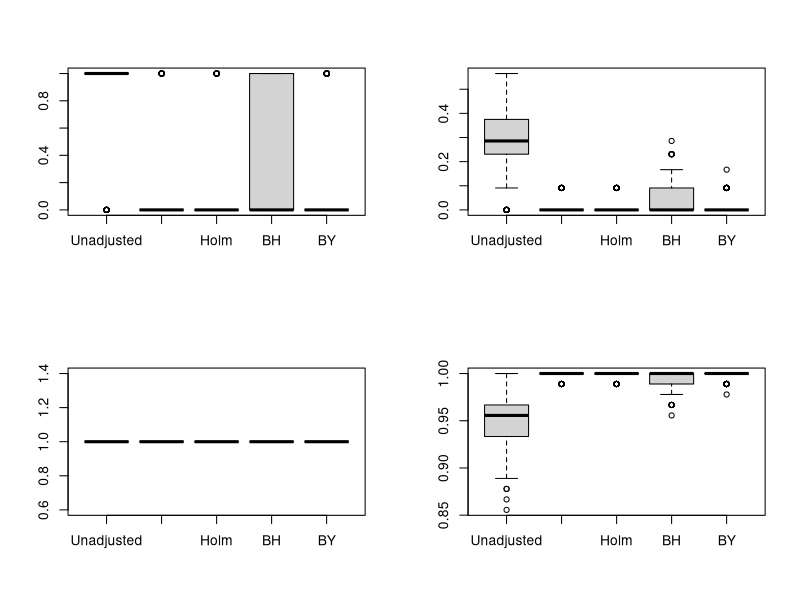

Reproduce this figure in R.
## STATS506 Fall 2018 
## Problem Set 3 Q1
##
## This R script documents a Monte Carlo study in R
## to compare the performance of different methods that 
## adjust for multiple comparisons. 
##
## Author: Ruirui Zhang, ruiruiz@umich.edu
## Updated: November 10, 2018 - Last modified date

#! Limit lines to 80 characters with rare exceptions. 
# 80: -------------------------------------------------------------------------

# Remove objects from current environment
rm(list = ls())
ls()

# libraries: ------------------------------------------------------------------


# Load Libraries --------------------------------------------------------------

if (!require("dplyr")) {
  install.packages('dplyr')
  library("dplyr")
}

if (!require("tidyr")) {
  install.packages('tidyr')
  library("tidyr")
}

if (!require("MASS")) {
  install.packages('MASS')
  library("MASS")
}

if (!require("ggplot2")) {
  install.packages('ggplot2')
  library("ggplot2")
}

if (!require("data.table")) {
  install.packages('data.table')
  library("data.table")
}


# Q2a: ------------------------------------------------------------------------
#      Write a function that accepts matrices X and beta and
#      returns a p by mc_rep matrix of p-values corresponding to 
#      p-values for the hypothesis tests: 
#      H0: beta_i = 0, H1: beta_i != 0
#
#      In addition to X and beta, your function should have arguments
#      sigma and mc_rep controlling 
#      the error variance of Y and number of Monte Carlo replicates.
#
# Q2a: Write function----------------------------------------------------------

pValue_matrix = function(X, beta, sigma, mc_rep) {
  # (0) generate Y 
  n = dim(X)[1]
  p = dim(X)[2]
  
  set.seed(123)
  Y = mvrnorm(n = mc_rep, 
              mu = as.vector(X %*% beta), 
              Sigma = diag(sigma, nrow = n, ncol = n)) 
  dim(Y) # mc_rep * n
  Y = t(Y)
  dim(Y) # n * mc_rep
  
  # (i) compute beta hat
  ## compute the QR decomposition
  QR = qr(t(X) %*% X)
  Q = qr.Q(QR)
  R = qr.R(QR)
  
  ## compute the beta_qrXX
  beta_qrXX = solve(R, t(Q) %*% t(X) %*% Y)
  dim(beta_qrXX) # p * mc_rep
  
  # (ii) estimate the error variance for each Monte Carlo trial

  ## compute Y_hat
  Y_hat = X %*% beta_qrXX
  dim(Y_hat) # n * mc_rep
  
  ## compute estimated error variance
  sigma2_hat = 1/(n-p) * colSums((Y - Y_hat)^2)
  length(sigma2_hat) # mc_rep
  
  # (iii) find the variance of beta_hat
  ## qr decomposition of t(X)* X
  QR = qr(t(X) %*% X)
  Q = qr.Q(QR)
  R = qr.R(QR)
  
  ## variance of beta_hat
  ### inverse of t(X) %*% X
  c_XX = chol(t(X) %*% X)
  invXX = chol2inv(c_XX)
  dim(invXX) # p * p
  
  ### list of var(beta_hat) for each mc_rep
  v = list()
  for(i in 1:mc_rep){v[[i]] = sigma2_hat[i]* invXX }
  length(v) # mc_rep
  dim(v[[1]]) # p * p

  
  # (iv) p-value
  z = list()
  p_value = list()
  for(i in 1:mc_rep) {
    # for each mc_rep
    z[[i]] = beta_qrXX[,i] / sqrt(diag(v[[i]]))
    p_value[[i]] = 2*(1 - pnorm(abs(z[[i]]), 0, 1))
  }
  
  length(z) # mc_rep
  length(z[[1]]) # p * mc_rep
  length(p_value) #mc_rep
  length(p_value[[1]]) # p * mc_rep
  
  class(p_value) 
  
  out = matrix(unlist(p_value), nrow = length(p_value[[1]]), ncol = length(p_value))
  dim(out) # p * mc_rep
  
  return(list(p_val = out, beta_hat = beta_qrXX))
}

# Q2a: Test--------------------------------------------------------------------
# define variables
mc_rep = 3
n = 1000
p = 100
beta = c(rep(1,10), rep(0, p-10))

sigma = 10
I = diag(x = 1, nrow = n, ncol = n)
sigma_X = matrix(data = 0, nrow = p, ncol = p); diag(sigma_X) = 1
sigma_Y = sigma * I

X = mvrnorm(n = n, mu = rep(0, p), Sigma = sigma_X)

set.seed(123)
Y = mvrnorm(n = mc_rep, 
            mu = as.vector(X %*% beta), 
            Sigma = sigma_Y)

# calculate p-value using function pValue_matrix
p_fct_qr = pValue_matrix(X, beta, sigma, mc_rep)


# Q2a: Check-------------------------------------------------------------------

check = list()
for(i in 1: mc_rep){
  # calculate p-value using lm()
  fit = lm(Y[i,] ~ 0 + X); #summary(fit)
  p_lm = summary(fit)$coefficients[,4]
  
  
  # check beta_hat
  beta_fct = p_fct_qr[[2]][,i] 
  beta_lm = coef(fit)
  
  # check p-value
  p_fct = p_fct_qr[[1]][,i] 
  p_lm
  
  # add to check list
  check[[i]] = list(compare_beta_hat = cbind(fct = beta_fct,
                                             lm = beta_lm,
                                             diff = beta_fct - beta_lm),
                    compare_p_value = cbind(fct = p_fct,
                                            lm = p_lm,
                                            diff = p_fct - p_lm))
}

# Q2a: print check ------------------------------------------------------------
check



# Q2b: ------------------------------------------------------------------------
#      Choose sigma_X and simga_Y as you like.
#      Use the Cholesky factorization of sigma_X to generate a single X.
#      Pass X, beta and sigma_Y to your function from the previous part. 
#
#
# Q2b: Define variables--------------------------------------------------------

mc_rep = 500
n = 1000
p = 100
beta = c(rep(1,10), rep(0, p-10))

sigma = 10
I = diag(x = 1, nrow = n, ncol = n)
sigma_X = matrix(data = 0, nrow = p, ncol = p); diag(sigma_X) = 1
sigma_Y = sigma * I

# Q2b: Cholesky factorization of sigma_X---------------------------------------
R = chol(sigma_X)

# generate a single X
set.seed(123)
X = mvrnorm( n = n, mu = rep(0, p), Sigma = R)
dim(X)

# Q2b: Calculate p-value using function pValue_matrix--------------------------
p_fct_ch = pValue_matrix(X, beta, sigma, mc_rep)
p_fct_ch


# Q2c: ------------------------------------------------------------------------
#      Write a function 'evaluate' that 
#      takes your results; and 
#      a set of indices where beta != 0; an d
#      returns Monte Carlo estimates for the following quantities:
#        1. The family wise error rate: FWER
#        2. The false discovery rate: FDR
#        3. The sensitivity: Sensi
#        4. The specificity: Speci
#

# Q2c: function evaluate-------------------------------------------------------
list_measure = c("FWER", "FDR", "Sensi", "Speci")
evaluate = function(result, Ibeta, alpha){
  
  n = length(Ibeta)
  
  # True 
  Ibeta
  
  # Positive
  Rbeta = result< alpha
  
  TP = Ibeta * Rbeta
  TN = (1 - Ibeta) * (1 - Rbeta)
  FP = (1 - Ibeta) * Rbeta
  FN = Ibeta * (1 - Rbeta)
  cbind(colSums(TP), colSums(TN), colSums(FP), colSums(FN))
  
  # 1. The family wise error rate
  FWER = 1L * (colSums(Rbeta * (1 - Ibeta)) > 0)
  
  # 2. The false discovery rate
  FDR = colSums(FP) / colSums(TP+FP) 
  
  # 3. The sensitivity: (+ve|true) / 
  Sensi = colSums(TP) / max(1, colSums(TP + FN))
  
  # 4. The specificity
  Speci = colSums(TN) / max(1, colSums(TN + FP))
  
  # output
  output = round(cbind(FWER, FDR, Sensi, Speci),4)
  return(output)
} 

# Q2c: test function evaluate--------------------------------------------------
result = p_fct_qr[[1]]
Ibeta = beta
names(p_fct_qr)

evaluate(result, Ibeta, 0.05)


# Q2d: ------------------------------------------------------------------------
# Q2d: Apply your function from the previous part to 
#      the matrix of uncorrected P-values generated in part B
#      Use the function p.adjust() 
#      to correct these p-values for multiple comparisons using 
#        1. Bonferroni
#        2. Holm
#        3. BH (Benjamini-Hochberg)
#        4. BY
#     Use your evaluate() function for each set of adjusted p-values
#

# Q2d: list of adjustment method-----------------------------------------------
list_method = c("bonferroni", "holm", "BH", "BY")

list_p_value = p_fct_ch$p_val
dim(list_p_value) # n * mc_rep

# define variables
Ibeta = beta
alpha = 0.05

# Q2d: calculated adjusted P---------------------------------------------------


p_set = list()

p_set[[1]] = evaluate(list_p_value, Ibeta, alpha)

for(i in 1:length(list_method)){ # for each method
  
  method = list_method[i]
  adj_p_value = list_p_value
  
  for(j in 1: dim(list_p_value)[2]){ # for each mc_rep
    
    p_value = list_p_value[,j]
    adj_p_value[,j] = p.adjust(p_value, method)
  }
  
  p_set[[i+1]] = evaluate(adj_p_value, Ibeta, alpha)
}

names(p_set) = c("unadjusted", list_method)
p_set


# Q2e: ------------------------------------------------------------------------
# Q2e: Produce one or more nicely formatted graphs or tables
#      reporting your results. 
#      Briefly discuss what you found. 
#
#

#print check (mc_rep = 2)
check


#***********************************************************************
# combine test results under each p-value adj. method
gather_result = data.frame(p_set[1:5]) %>%
  gather( factor_key = TRUE) %>%
  group_by(key) %>%
  mutate(mc_rep = seq(1:n())) 


# new tibble for each test
test_name = colnames(p_set[[1]])
test_result = list()
for(name in test_name){
  test_result[[name]] =  gather_result[grep(name, gather_result$key),]
}

# plot 
par(mfrow = c(2,2))
for(i in 1:length(test_result)){
  temp = spread(test_result[[i]], key = key, value = value)
  names(temp) = c("Simulation ID", 
                  "Unadjusted", "Bonferroni", "Holm", "BH", "BY")
  boxplot(temp[,-1])
  summary(temp)
}


